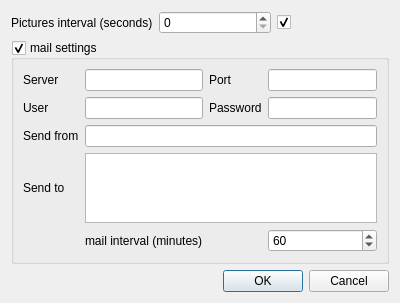
<?xml version="1.0" encoding="UTF-8"?>
<ui version="4.0">
 <class>PropertyDialog</class>
 <widget class="QDialog" name="PropertyDialog">
  <property name="geometry">
   <rect>
    <x>0</x>
    <y>0</y>
    <width>400</width>
    <height>300</height>
   </rect>
  </property>
  <property name="windowTitle">
   <string>Dialog</string>
  </property>
  <layout class="QVBoxLayout" name="verticalLayout">
   <item>
    <layout class="QHBoxLayout" name="horizontalLayout">
     <item>
      <widget class="QLabel" name="label">
       <property name="text">
        <string>Pictures interval (seconds)</string>
       </property>
      </widget>
     </item>
     <item>
      <widget class="QSpinBox" name="picturesInterval">
       <property name="maximum">
        <number>9999</number>
       </property>
      </widget>
     </item>
     <item>
      <widget class="QCheckBox" name="cbPicturesInterval">
       <property name="text">
        <string/>
       </property>
       <property name="checked">
        <bool>true</bool>
       </property>
      </widget>
     </item>
    </layout>
   </item>
   <item>
    <widget class="QGroupBox" name="mailGroupBox">
     <property name="sizePolicy">
      <sizepolicy hsizetype="Preferred" vsizetype="Preferred">
       <horstretch>0</horstretch>
       <verstretch>1</verstretch>
      </sizepolicy>
     </property>
     <property name="title">
      <string>mail settings</string>
     </property>
     <property name="checkable">
      <bool>true</bool>
     </property>
     <layout class="QGridLayout" name="gridLayout">
      <item row="0" column="0">
       <widget class="QLabel" name="label_2">
        <property name="text">
         <string>Server</string>
        </property>
       </widget>
      </item>
      <item row="0" column="2">
       <widget class="QLineEdit" name="mailServer">
        <property name="sizePolicy">
         <sizepolicy hsizetype="Expanding" vsizetype="Fixed">
          <horstretch>0</horstretch>
          <verstretch>0</verstretch>
         </sizepolicy>
        </property>
       </widget>
      </item>
      <item row="0" column="3">
       <widget class="QLabel" name="label_3">
        <property name="text">
         <string>Port</string>
        </property>
       </widget>
      </item>
      <item row="0" column="4">
       <widget class="QLineEdit" name="mailServerPort">
        <property name="text">
         <string/>
        </property>
       </widget>
      </item>
      <item row="1" column="0">
       <widget class="QLabel" name="label_5">
        <property name="text">
         <string>User</string>
        </property>
       </widget>
      </item>
      <item row="1" column="2">
       <widget class="QLineEdit" name="mailUser">
        <property name="sizePolicy">
         <sizepolicy hsizetype="Expanding" vsizetype="Fixed">
          <horstretch>0</horstretch>
          <verstretch>0</verstretch>
         </sizepolicy>
        </property>
       </widget>
      </item>
      <item row="1" column="3">
       <widget class="QLabel" name="label_4">
        <property name="text">
         <string>Password</string>
        </property>
       </widget>
      </item>
      <item row="1" column="4">
       <widget class="QLineEdit" name="mailUserPwd">
        <property name="text">
         <string/>
        </property>
        <property name="echoMode">
         <enum>QLineEdit::Password</enum>
        </property>
       </widget>
      </item>
      <item row="2" column="0">
       <widget class="QLabel" name="label_6">
        <property name="text">
         <string>Send from</string>
        </property>
       </widget>
      </item>
      <item row="2" column="2" colspan="3">
       <widget class="QLineEdit" name="mailSendFrom">
        <property name="sizePolicy">
         <sizepolicy hsizetype="Expanding" vsizetype="Fixed">
          <horstretch>0</horstretch>
          <verstretch>0</verstretch>
         </sizepolicy>
        </property>
       </widget>
      </item>
      <item row="3" column="0">
       <widget class="QLabel" name="label_7">
        <property name="text">
         <string>Send to</string>
        </property>
       </widget>
      </item>
      <item row="3" column="2" colspan="3">
       <widget class="QPlainTextEdit" name="mailSendTo"/>
      </item>
      <item row="4" column="4">
       <widget class="QSpinBox" name="mailInterval">
        <property name="minimum">
         <number>0</number>
        </property>
        <property name="maximum">
         <number>99999</number>
        </property>
        <property name="value">
         <number>60</number>
        </property>
       </widget>
      </item>
      <item row="4" column="2">
       <widget class="QLabel" name="label_8">
        <property name="text">
         <string>mail interval (minutes)</string>
        </property>
       </widget>
      </item>
     </layout>
    </widget>
   </item>
   <item>
    <widget class="QDialogButtonBox" name="buttonBox">
     <property name="orientation">
      <enum>Qt::Horizontal</enum>
     </property>
     <property name="standardButtons">
      <set>QDialogButtonBox::Cancel|QDialogButtonBox::Ok</set>
     </property>
    </widget>
   </item>
  </layout>
 </widget>
 <resources/>
 <connections>
  <connection>
   <sender>buttonBox</sender>
   <signal>accepted()</signal>
   <receiver>PropertyDialog</receiver>
   <slot>accept()</slot>
   <hints>
    <hint type="sourcelabel">
     <x>248</x>
     <y>254</y>
    </hint>
    <hint type="destinationlabel">
     <x>157</x>
     <y>274</y>
    </hint>
   </hints>
  </connection>
  <connection>
   <sender>buttonBox</sender>
   <signal>rejected()</signal>
   <receiver>PropertyDialog</receiver>
   <slot>reject()</slot>
   <hints>
    <hint type="sourcelabel">
     <x>316</x>
     <y>260</y>
    </hint>
    <hint type="destinationlabel">
     <x>286</x>
     <y>274</y>
    </hint>
   </hints>
  </connection>
 </connections>
</ui>
